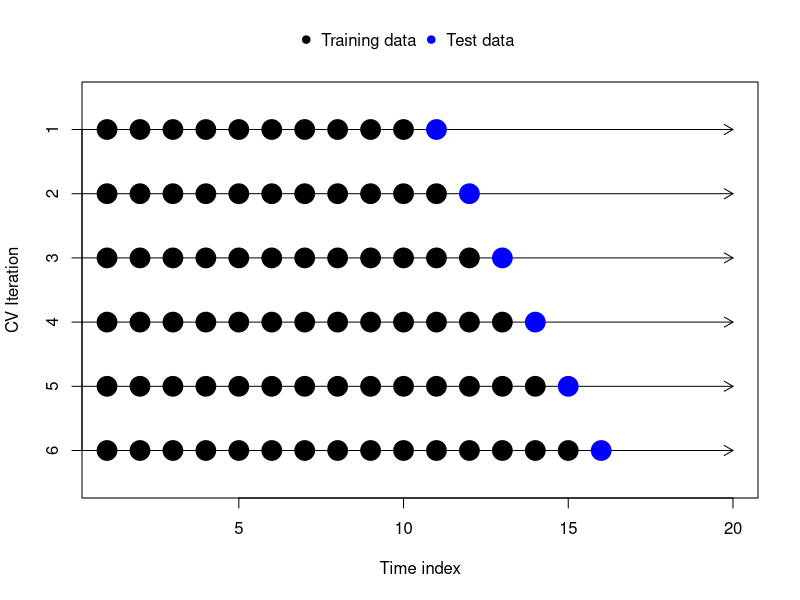
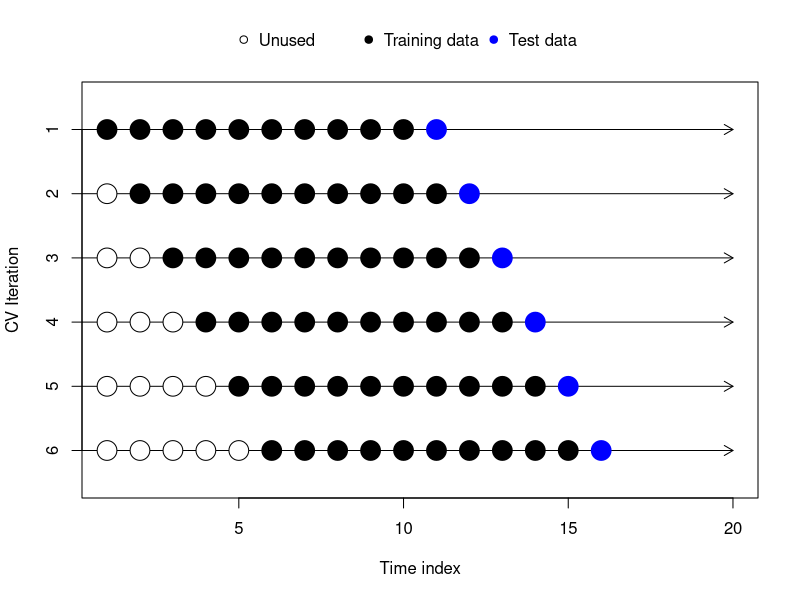
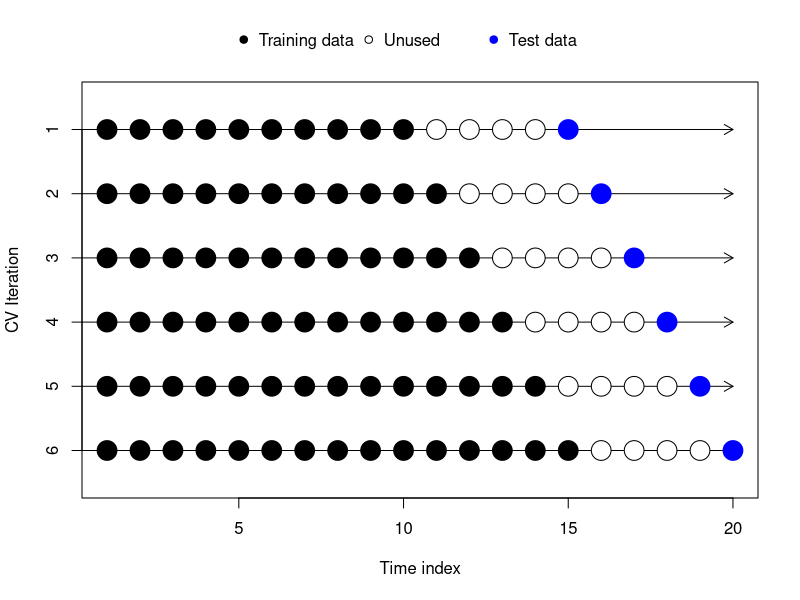
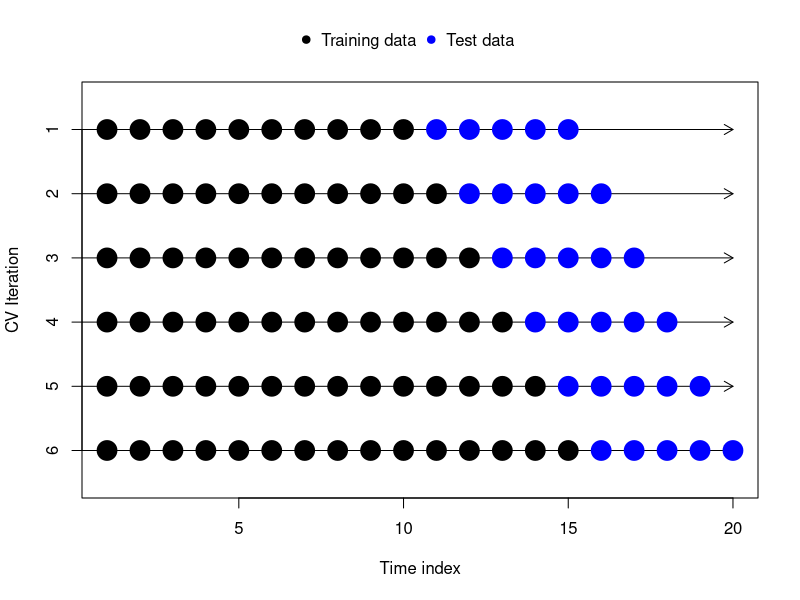
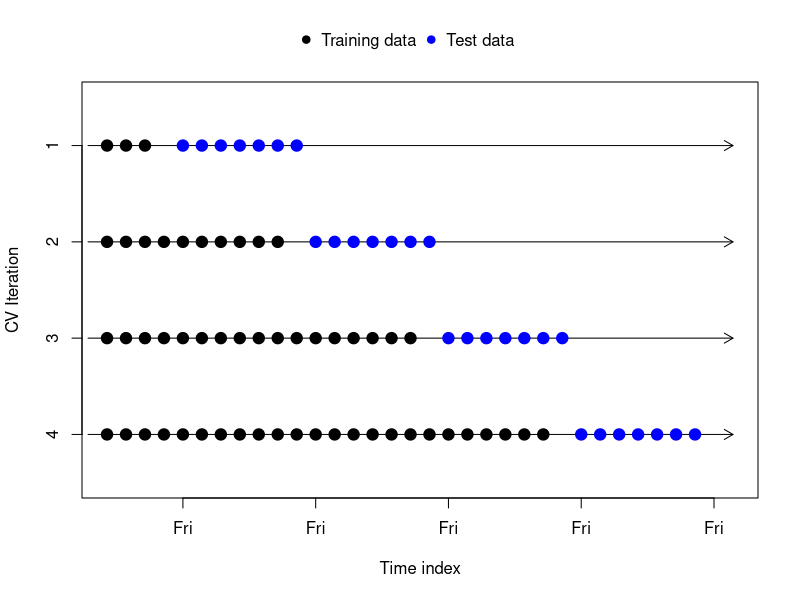

Generate these figures, in order, with R:
## ---- chunk 1
#| code-fold: true
#| fig-asp: 0.65
#| fig-cap: "Basic time series cross-validation structure"
plot(x=c(1,20),y=c(0.5,6.5),type='n',yaxt='n',ylab='CV Iteration',xlab='Time index')
axis(side=2,at=1:6,labels=6:1)
arrows(x0=0,y0=6:1,x1=20,length=0.1)
symbols(x=unlist(sapply(10:15,function(z) 1:z)),y=rep(6:1,times=(10:15)),circles=rep(0.3,75),fg='#000000',bg='#000000',inches=FALSE,add=TRUE)
symbols(x=11:16,y=6:1,circles=rep(0.3,6),fg='#0000ff',bg='#0000ff',inches=FALSE,add=TRUE)
legend(x='top',pch=19,col=c('#000000','#0000ff'),legend=c('Training data','Test data'),horiz=TRUE,xjust=0.5,bty='n',inset=-0.15,xpd=TRUE)
## ---- chunk 2
#| code-fold: true
#| fig-asp: 0.65
#| fig-cap: "Time series cross-validation with fixed-width training windows"
plot(x=c(1,20),y=c(0.5,6.5),type='n',yaxt='n',ylab='CV Iteration',xlab='Time index')
axis(side=2,at=1:6,labels=6:1)
arrows(x0=0,y0=6:1,x1=20,length=0.1)
symbols(x=unlist(sapply(10:15,function(z) (z-9):z)),y=rep(6:1,each=10),circles=rep(0.3,60),fg='#000000',bg='#000000',inches=FALSE,add=TRUE)
symbols(x=unlist(sapply(1:5,function(z) 1:z)),y=rep(5:1,times=1:5),circles=rep(0.3,15),fg='#000000',bg='#ffffff',inches=FALSE,add=TRUE)
symbols(x=11:16,y=6:1,circles=rep(0.3,6),fg='#0000ff',bg='#0000ff',inches=FALSE,add=TRUE)
legend(x='top',pch=c(1,19,19),col=c('#000000','#000000','#0000ff'),legend=c('Unused','Training data','Test data'),horiz=TRUE,xjust=0.5,bty='n',inset=-0.15,xpd=TRUE)
## ---- chunk 3
#| code-fold: true
#| fig-asp: 0.65
#| fig-cap: "Time series cross-validation of 5-ahead forecasts"
plot(x=c(1,20),y=c(0.5,6.5),type='n',yaxt='n',ylab='CV Iteration',xlab='Time index')
axis(side=2,at=1:6,labels=6:1)
arrows(x0=0,y0=6:1,x1=20,length=0.1)
symbols(x=unlist(sapply(10:15,function(z) 1:z)),y=rep(6:1,times=(10:15)),circles=rep(0.3,75),fg='#000000',bg='#000000',inches=FALSE,add=TRUE)
symbols(x=unlist(sapply(11:16,function(z) z:(z+3))),y=rep(6:1,each=4),circles=rep(0.3,24),fg='#000000',bg='#ffffff',inches=FALSE,add=TRUE)
symbols(x=15:20,y=6:1,circles=rep(0.3,6),fg='#0000ff',bg='#0000ff',inches=FALSE,add=TRUE)
legend(x='top',pch=c(19,1,19),col=c('#000000','#000000','#0000ff'),legend=c('Training data','Unused','Test data'),horiz=TRUE,xjust=0.5,bty='n',inset=-0.15,xpd=TRUE)
## ---- chunk 4
#| code-fold: true
#| fig-asp: 0.65
#| fig-cap: "Time series cross-validation of 5-day MIMO forecasts"
plot(x=c(1,20),y=c(0.5,6.5),type='n',yaxt='n',ylab='CV Iteration',xlab='Time index')
axis(side=2,at=1:6,labels=6:1)
arrows(x0=0,y0=6:1,x1=20,length=0.1)
symbols(x=unlist(sapply(10:15,function(z) 1:z)),y=rep(6:1,times=(10:15)),circles=rep(0.3,75),fg='#000000',bg='#000000',inches=FALSE,add=TRUE)
symbols(x=unlist(sapply(15:20,function(z) (z-4):z)),y=rep(6:1,each=5),circles=rep(0.3,30),fg='#0000ff',bg='#0000ff',inches=FALSE,add=TRUE)
legend(x='top',pch=19,col=c('#000000','#0000ff'),legend=c('Training data','Test data'),horiz=TRUE,xjust=0.5,bty='n',inset=-0.15,xpd=TRUE)
## ---- chunk 5
#| code-fold: true
#| fig-asp: 0.65
#| fig-cap: "Time series cross-validation of 7-day MIMO forecasts"
plot(x=c(1,34),y=c(0.5,4.5),type='n',yaxt='n',xaxt='n',ylab='CV Iteration',xlab='Time index')
axis(side=1,at=seq(5,33,7),labels=rep('Fri',5))
axis(side=2,at=1:4,labels=4:1)
arrows(x0=0,y0=4:1,x1=34,length=0.1)
symbols(x=c(1:3,1:10,1:17,1:24),y=rep(4:1,times=c(3,10,17,24)),circles=rep(0.3,54),fg='#000000',bg='#000000',inches=FALSE,add=TRUE)
symbols(x=c(5:11,12:18,19:25,26:32),y=rep(4:1,each=7),circles=rep(0.3,28),fg='#0000ff',bg='#0000ff',inches=FALSE,add=TRUE)
legend(x='top',pch=19,col=c('#000000','#0000ff'),legend=c('Training data','Test data'),horiz=TRUE,xjust=0.5,bty='n',inset=-0.15,xpd=TRUE)
